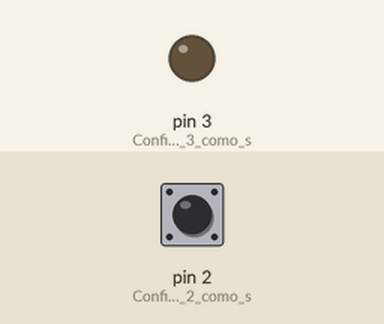
Bench run of a sketch on a simulated Arduino Uno, built with avr-gcc and run on an emulated ATmega328P. Shown: output pins drawn as LEDs (lit = HIGH). Inputs (shaded band) come from the test bench; at power-on: pin 2 (Configura_o_pino_2_como_s) HIGH.

Above: at 1.2 s.
1.3 s: pin 2 (Configura_o_pino_2_como_s) pulled LOW for 0.15 s
At 1.37 s:
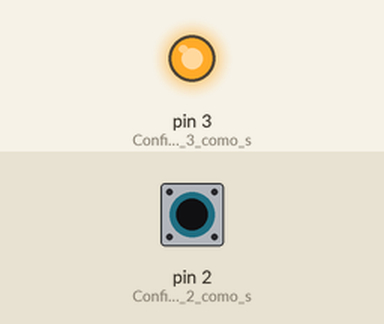
2.9 s: pin 2 (Configura_o_pino_2_como_s) pulled LOW for 3.2 s
At 7.5 s:
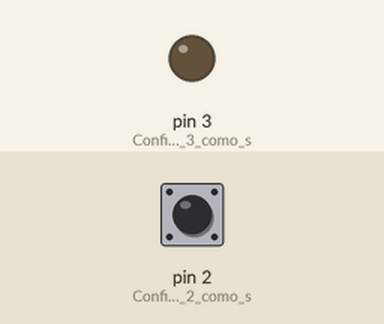
Timing chart, 0 to 9.0 s (numbered marks = the images above; inputs shaded):
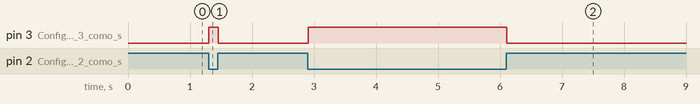

The sketch:

botao-LED.ino
```cpp
// Exemplo básico de controle de LED utilizando um sensor digital.
//
// Este script em C++ configura os pinos de um microcontrolador para controlar um LED com base no estado de um sensor digital.
// Se o sensor detectar um sinal LOW, o LED é aceso. Caso contrário, o LED permanece apagado.
//
// Funcionalidade:
// - Configura o pino 3 como saída para controlar um LED.
// - Configura o pino 2 como entrada para ler o estado de um sensor digital.
// - Se o pino 2 for lido como LOW, o LED conectado ao pino 3 é aceso.
// - Se o pino 2 for lido como HIGH, o LED conectado ao pino 3 é apagado.
// - A leitura é atualizada a cada 10 milissegundos para melhorar o desempenho da simulação.
//
// Autor:
// Breno Fiussen
//
// Importante:
// Certifique-se de que o LED e o sensor digital estejam corretamente conectados aos pinos designados.
// Este exemplo é útil para entender como utilizar entradas digitais para controlar saídas simples como LEDs.

void setup()
{
  pinMode(3, OUTPUT);  // Configura o pino 3 como saída para o LED
  pinMode(2, OUTPUT);  // Configura o pino 2 como saída
  pinMode(2, INPUT);   // Configura o pino 2 como entrada para o sensor digital

  digitalWrite(3, LOW);  // Define o pino 3 inicialmente como LOW (LED apagado)
  digitalWrite(2, HIGH); // Define o pino 2 inicialmente como HIGH (esperando por LOW no sensor)
}

void loop()
{
  if (digitalRead(2) == LOW) {  // Se o pino 2 for lido como LOW
    digitalWrite(3, HIGH);      // Acende o LED no pino 3
  } else {
    digitalWrite(3, LOW);       // Apaga o LED no pino 3
  }
  delay(10); // Aguarda 10 milissegundos para melhorar o desempenho da simulação
}
```

Measured:
- after the input at 1.3 s, pin 3 (Configura_o_pino_3_como_s): LOW → HIGH at once, → LOW 0.15 s later
- after the input at 2.9 s, pin 3 (Configura_o_pino_3_como_s): LOW → HIGH at once, → LOW 3.2 s later
